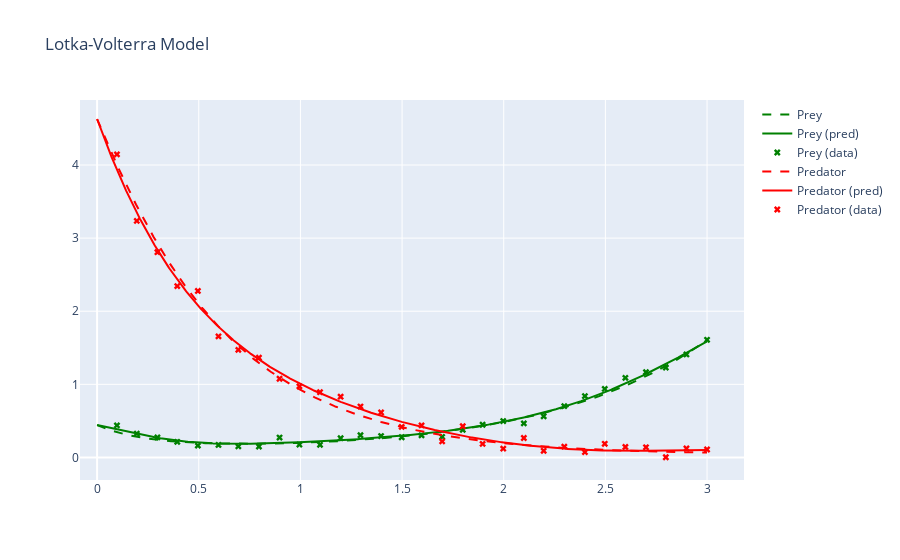
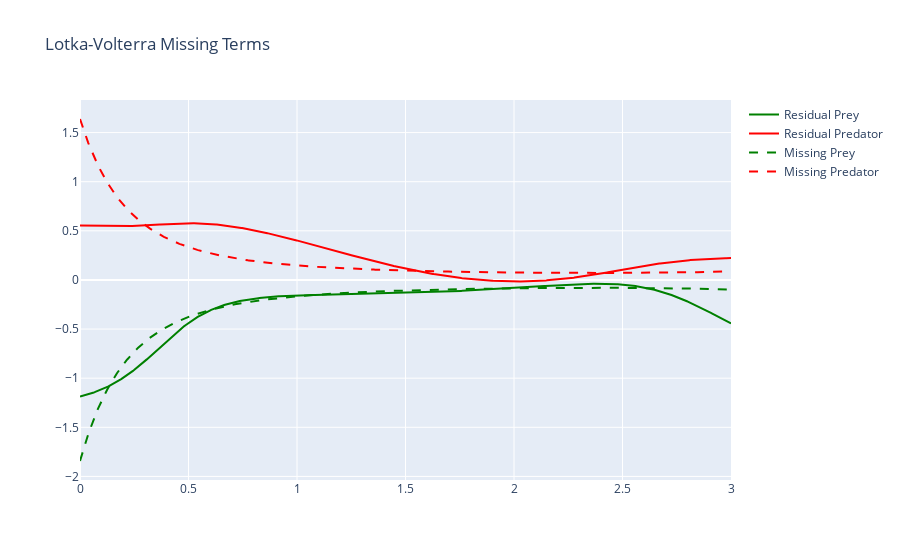

Write notebook code for charts like these, in order.
### Code cell
plots = plotter(upinn.u, upinn.G)
plots["Solution"].show()
plots["Missing Terms"].show()

### Figure 1 — Plotly figure (JSON) as saved in the notebook; plotly's stock layout.template omitted (floating-point values rounded to 4 significant figures; data arrays with more than 128 entries replaced by an {"elided": "..."} marker saying what was removed)
{"data": [{"line": {"color": "green", "dash": "dash"}, "mode": "lines", "name": "Prey", "type": "scatter", "x": {"elided": "800 float values"}, "y": {"elided": "800 float values"}}, {"line": {"color": "green"}, "mode": "lines", "name": "Prey (pred)", "type": "scatter", "x": {"elided": "800 float values"}, "y": {"elided": "800 float values"}}, {"marker": {"color": "green", "symbol": "x"}, "mode": "markers", "name": "Prey (data)", "type": "scatter", "x": [0.09762, 0.1952, 0.2966, 0.3942, 0.4956, 0.597, 0.6946, 0.796, 0.8974, 0.995, 1.096, 1.198, 1.295, 1.397, 1.498, 1.596, 1.697, 1.798, 1.896, 1.997, 2.099, 2.196, 2.298, 2.399, 2.497, 2.598, 2.7, 2.797, 2.899, 3], "y": [0.4384, 0.3259, 0.2738, 0.2132, 0.1622, 0.1709, 0.1509, 0.1496, 0.2721, 0.1748, 0.173, 0.2636, 0.3039, 0.2922, 0.276, 0.3031, 0.2814, 0.3773, 0.4471, 0.4979, 0.4656, 0.5635, 0.7013, 0.8387, 0.9376, 1.089, 1.167, 1.228, 1.409, 1.609]}, {"line": {"color": "red", "dash": "dash"}, "mode": "lines", "name": "Predator", "type": "scatter", "x": {"elided": "800 float values"}, "y": {"elided": "800 float values"}}, {"line": {"color": "red"}, "mode": "lines", "name": "Predator (pred)", "type": "scatter", "x": {"elided": "800 float values"}, "y": {"elided": "800 float values"}}, {"marker": {"color": "red", "symbol": "x"}, "mode": "markers", "name": "Predator (data)", "type": "scatter", "x": [0.09762, 0.1952, 0.2966, 0.3942, 0.4956, 0.597, 0.6946, 0.796, 0.8974, 0.995, 1.096, 1.198, 1.295, 1.397, 1.498, 1.596, 1.697, 1.798, 1.896, 1.997, 2.099, 2.196, 2.298, 2.399, 2.497, 2.598, 2.7, 2.797, 2.899, 3], "y": [4.146, 3.236, 2.807, 2.344, 2.277, 1.656, 1.471, 1.364, 1.076, 0.9726, 0.8923, 0.8309, 0.6963, 0.6146, 0.4175, 0.4384, 0.2195, 0.4273, 0.1849, 0.1204, 0.2661, 0.09064, 0.1477, 0.07231, 0.1862, 0.1434, 0.1384, 0.00258, 0.1225, 0.1089]}], "layout": {"title": {"text": "Lotka-Volterra Model"}}}

### Figure 2 — Plotly figure (JSON) as saved in the notebook; plotly's stock layout.template omitted (floating-point values rounded to 4 significant figures; data arrays with more than 128 entries replaced by an {"elided": "..."} marker saying what was removed)
{"data": [{"line": {"color": "green"}, "mode": "lines", "name": "Residual Prey", "type": "scatter", "x": {"elided": "800 float values"}, "y": {"elided": "800 float values"}}, {"line": {"color": "red"}, "mode": "lines", "name": "Residual Predator", "type": "scatter", "x": {"elided": "800 float values"}, "y": {"elided": "800 float values"}}, {"line": {"color": "green", "dash": "dash"}, "mode": "lines", "name": "Missing Prey", "type": "scatter", "x": {"elided": "800 float values"}, "y": {"elided": "800 float values"}}, {"line": {"color": "red", "dash": "dash"}, "mode": "lines", "name": "Missing Predator", "type": "scatter", "x": {"elided": "800 float values"}, "y": {"elided": "800 float values"}}], "layout": {"title": {"text": "Lotka-Volterra Missing Terms"}}}
